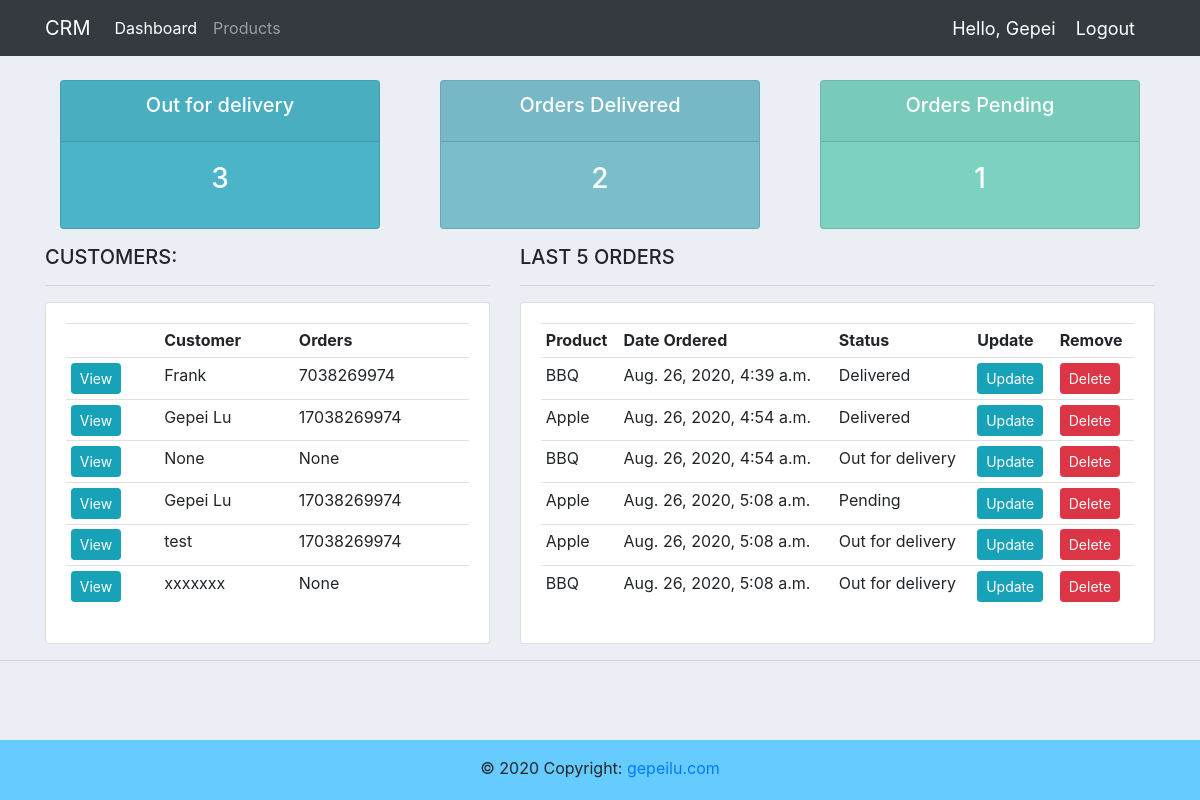
/ (signed in), run on the app's committed database.
### accounts/models.py (models this page shows, shortened)
class Customer(models.Model):
    user = models.OneToOneField(User, null=True, blank=True, on_delete=models.CASCADE)
    name = models.CharField(max_length=200, null=True)
    phone = models.CharField(max_length=200, null=True)
    email = models.CharField(max_length=200, null=True)
    profile_pic = models.ImageField(default='default.jpg', null=True, blank=True)
    date_created = models.DateTimeField(auto_now_add=True, null=True)

class Order(models.Model):
    STATUS = (
        ('Pending', 'Pending'),
        ('Out for delivery', 'Out for delivery'),
        ('Delivered', 'Delivered')
    )
    customer = models.ForeignKey(Customer, null=True, on_delete=models.SET_NULL)
    product = models.ForeignKey(Product, null=True, on_delete=models.SET_NULL)
    date_created = models.DateTimeField(auto_now_add=True, null=True)
    status = models.CharField(max_length=200, null=True, choices=STATUS)
    note = models.CharField(max_length=1000, null=True)

class Product(models.Model):
    CATEGORY = (
        ('Indoor', 'Indoor'),
        ('Outdoor', 'Outdoor')
    )
    name = models.CharField(max_length=200, null=True)
    price = models.FloatField(null=True)
    category = models.CharField(max_length=200, null=True, choices=CATEGORY)
    description = models.CharField(max_length=200, null=True, blank=True)
    date_created = models.DateTimeField(auto_now_add=True, null=True)
    tags = models.ManyToManyField(Tag)

### accounts/decorators.py (the view)
    def wrapper_func(request, *args, **kwargs):
        group = None
        if request.user.groups.exists():
            group = request.user.groups.all()[0].name
        if group == 'customer':
            return redirect('user')
        if group == 'admin':
            return view_func(request, *args, **kwargs)

### accounts/views.py (called while the page is built)
@login_required(login_url='login')
@admin_only
def home(request):
    customers = Customer.objects.all()
    orders = Order.objects.all()
    out_for_deliver_num = Order.objects.filter(status='Out for delivery').count()
    delivered_orders_num = Order.objects.filter(status='Delivered').count()
    pending_orders_num = Order.objects.filter(status='Pending').count()
    return render(request, 'accounts/dashboard.html', locals())

### templates/accounts/dashboard.html
{% extends 'accounts/main.html' %}
{% block content %}
{% include 'accounts/status.html' %}
<div class="row">
	<div class="col-md-5">
		<h5>CUSTOMERS:</h5>
		<hr>
		<div class="card card-body">
			<table class="table table-sm">
				<tr>
					<th></th>
					<th>Customer</th>
					<th>Orders</th>
				</tr>
				{% for customer in customers %}
					<tr>
						<td><a class="btn btn-sm btn-info" href="{% url 'customer' customer.id %}">View</a></td>
						<td>{{ customer.name }}</td>
						<td>{{ customer.phone }}</td>
					</tr>
				{% endfor %}
			</table>
		</div>
	</div>
	<div class="col-md-7">
		<h5>LAST 5 ORDERS</h5>
		<hr>
		<div class="card card-body">
			<table class="table table-sm">
				<tr>
					<th>Product</th>
					<th>Date Ordered</th>
					<th>Status</th>
					<th>Update</th>
					<th>Remove</th>
				</tr>
				{% for order in orders %}
					<tr>
						<td>{{ order.product.name }}</td>
						<td>{{ order.date_created }}</td>
						<td>{{ order.status }}</td>
						<td><a class="btn btn-sm btn-info" href="{% url 'update_order' order.id %}">Update</a></td>
						<td><a class="btn btn-sm btn-danger" href="{% url 'delete_order' order.id %}">Delete</a></td>
					</tr>
				{% endfor %}
			</table>
		</div>
	</div>
</div>
{% endblock %}

### templates/accounts/main.html (shortened to what this page needs)
{% load static %}
<!DOCTYPE html>
<html lang="en">
<head>
    <link rel="stylesheet" href="https://stackpath.bootstrapcdn.com/bootstrap/4.3.1/css/bootstrap.min.css">
    <link rel="stylesheet" type="text/css" href="{% static '/css/main.css' %}">
</head>
<body>
    {% include 'accounts/navbar.html' %}
    <div class="container">
    {% block content %}
    {% endblock %}
    </div>
    <hr>
    <footer class="footer">
      <div class="footer-copyright text-center py-3">© 2020 Copyright:
        <a href="https://gepeilu.com/"> gepeilu.com</a>
      </div>
    </footer>
</body>
</html>

### templates/accounts/navbar.html (shortened to what this page needs)
<nav class="navbar navbar-expand-lg navbar-dark bg-dark">
  <div class="container">
    <a class="navbar-brand" href="{% url 'home'%}">CRM</a>
    <div class="collapse navbar-collapse" id="navbarNav">
      <ul class="navbar-nav">
        {% if request.user.is_staff %}
        <li class="nav-item active">
          <a class="nav-link" href="{% url 'home' %}">Dashboard</a>
        </li>
        <li class="nav-item">
          <a class="nav-link" href="{% url 'products' %}">Products</a>
        </li>
        {% else %}
        <li class="nav-item">
          <a class="nav-link" href="{% url 'profile' %}">Settings</a>
        </li>
        {% endif %}
      </ul>
    </div>
    <span class="hello">Hello, {{ request.user.username }}</span>
    <span><a class="hello" href="{% url 'logout' %}">Logout</a></span>
  </div>
</nav>

### templates/accounts/status.html
<br>
<div class="row">
	<div class="col">
		<div class="col-md">
			<div class="card text-center text-white  mb-3" id="total-orders">
			  	<div class="card-header">
			  		<h5 class="card-title">Out for delivery</h5>
			  	</div>
			  	<div class="card-body">
			    	<h3 class="card-title">{{ out_for_deliver_num }}</h3>
			  	</div>
			</div>
		</div>
	</div>
	<div class="col">
		<div class="col-md">
			<div class="card text-center text-white  mb-3" id="orders-delivered">
			  	<div class="card-header">
			  		<h5 class="card-title">Orders Delivered</h5>
			  	</div>
			  	<div class="card-body">
			    	<h3 class="card-title">{{ delivered_orders_num }}</h3>
			  	</div>
			</div>
		</div>
	</div>
	<div class="col">
		<div class="col-md">
			<div class="card text-center text-white  mb-3" id="orders-pending">
			  	<div class="card-header">
			  		<h5 class="card-title">Orders Pending</h5>
			  	</div>
			  	<div class="card-body">
			    	<h3 class="card-title">{{ pending_orders_num }}</h3>
			  	</div>
			</div>
		</div>
	</div>
</div>

### static/css/main.css (style rules this page uses)
body { background-color: #ebeff5; }
#total-orders { background-color: #4cb4c7; }
#orders-delivered { background-color: #7abecc; }
#orders-pending { background-color: #7CD1C0; }
.footer { position:absolute; bottom:0px; width:100%; height:60px; background:#6cf; }

### templates/accounts/navbar.html (style rules this page uses)
.hello { font-size: 18px; color: #fff; margin-right: 20px; }

### data on the page
Customer: name "Frank", phone "7038269974"
Customer: name "Gepei Lu", phone "17038269974"
Customer: name "None", phone "None"
Customer: name "Gepei Lu", phone "17038269974"
Customer: name "test", phone "17038269974"
Customer: name "xxxxxxx", phone "None"
Order: product.name "BBQ", date_created "Aug. 26, 2020, 4:39 a.m.", status "Delivered"
Order: product.name "Apple", date_created "Aug. 26, 2020, 4:54 a.m.", status "Delivered"
Order: product.name "BBQ", date_created "Aug. 26, 2020, 4:54 a.m.", status "Out for delivery"
Order: product.name "Apple", date_created "Aug. 26, 2020, 5:08 a.m.", status "Pending"
Order: product.name "Apple", date_created "Aug. 26, 2020, 5:08 a.m.", status "Out for delivery"
Order: product.name "BBQ", date_created "Aug. 26, 2020, 5:08 a.m.", status "Out for delivery"

### other printed values
{{ request.user.username }} "Gepei"
{{ out_for_deliver_num }} "3"
{{ delivered_orders_num }} "2"
{{ pending_orders_num }} "1"
